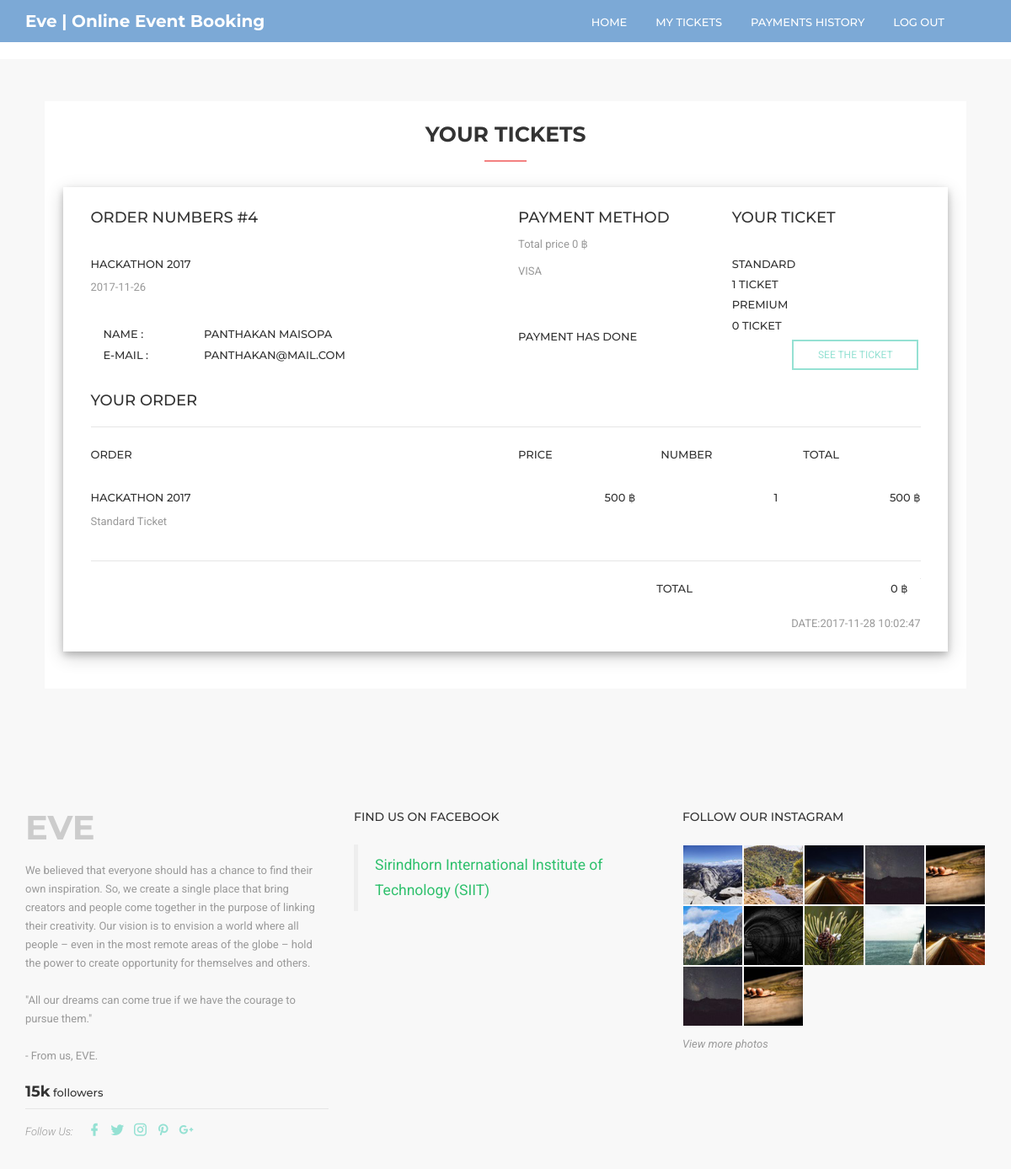
Page /paymenthistory.php?payID=4&&compareMode=off (signed in) on the committed database.
### tables this page shows
CREATE TABLE `ticket` (
  `ticket_ID` int(15) NOT NULL,
  `account_ID` int(15) NOT NULL,
  `payment_ID` int(15) NOT NULL,
  `event_ID` int(15) NOT NULL,
  `ticketType_ID` int(15) NOT NULL,
  `event_dateEnd` date NOT NULL,
  `ticket_status` tinyint(1) NOT NULL DEFAULT '1'
);

CREATE TABLE `paymentLog` (
  `payment_ID` int(15) NOT NULL,
  `event_ID` int(15) NOT NULL,
  `payment_money` int(11) NOT NULL,
  `payment_method` text NOT NULL,
  `payment_timeStamp` datetime NOT NULL DEFAULT CURRENT_TIMESTAMP
);

CREATE TABLE `event` (
  `event_ID` int(15) NOT NULL,
  `event_name` varchar(250) NOT NULL,
  `event_organizerID` int(15) NOT NULL,
  `event_typeID` int(15) NOT NULL DEFAULT '0',
  `event_location` text NOT NULL,
  `event_dateStart` date NOT NULL,
  `event_dateEnd` date NOT NULL,
  `event_timeStart` time NOT NULL,
  `event_timeEnd` time NOT NULL,
  `event_iconPicture` varchar(1000) DEFAULT 'images/poster/noImage.jpg',
  `event_posterPicture` text,
  `event_detail` longtext NOT NULL,
  `event_createTimeStamp` datetime NOT NULL DEFAULT CURRENT_TIMESTAMP,
  `event_approveStatus` tinyint(1) DEFAULT NULL,
  `event_disapproveMessage` varchar(250) NOT NULL
);

CREATE TABLE `account` (
  `account_ID` int(15) NOT NULL,
  `account_type` varchar(250) NOT NULL,
  `account_email` varchar(250) NOT NULL,
  `account_fname` varchar(250) NOT NULL,
  `account_lname` varchar(250) NOT NULL,
  `account_password` varchar(20) NOT NULL,
  `account_age` int(3) NOT NULL,
  `account_gender` varchar(20) NOT NULL DEFAULT 'Others',
  `account_profilePicture` text,
  `account_createTimeStamp` datetime NOT NULL DEFAULT CURRENT_TIMESTAMP
);

CREATE TABLE `ticketType` (
  `ticketType_ID` int(15) NOT NULL,
  `event_ID` int(15) NOT NULL,
  `ticketType_name` varchar(250) NOT NULL DEFAULT 'Standard',
  `ticketType_price` int(11) NOT NULL,
  `ticketType_totalSeats` int(11) NOT NULL,
  `ticketType_approveStatus` tinyint(1) DEFAULT NULL
);

### paymenthistory.php (the view, shortened to what this page needs)
<?php
require_once('helper.php');
require_once('connect.php');
$pay_ID = $_GET['payID'];
?>
<!DOCTYPE html>
<html lang="en">
<head>
    <link rel="stylesheet" type="text/css" href="css/bootstrap.min2.css"/>
    <link rel="stylesheet" type="text/css" href="css/materialdesignicons.min.css"/>
    <link rel="stylesheet" type="text/css" href="css/jquery.mCustomScrollbar.min.css"/>
    <link rel="stylesheet" type="text/css" href="css/prettyPhoto.css"/>
    <link rel="stylesheet" type="text/css" href="css/unslider.css"/>
    <link rel="stylesheet" type="text/css" href="css/template.css"/>
</head>
<body data-target="#nino-navbar" data-spy="scroll">
<header id="nino-header2">
</header>
<section id="nino-brand">
    <div class="verticalCenter fw">
        <div class="container">
            <div class="detail_ticketbox">
                <div class="box">
                    <br>
                    <h4 class="nino-sectionHeading">Your Tickets</h4>
                </div>
                <div class="ticketbox">
                    <?php
                    $q = "SELECT * FROM `ticket`,`paymentLog`,`account`,`event` WHERE ticket.payment_ID=paymentLog.payment_ID AND account.account_ID=" . $_SESSION['current_ID'] . " AND paymentLog.event_ID=event.event_ID AND ticket.account_ID=account.account_ID AND paymentLog.payment_ID=" . $pay_ID . "";
                    $result = $mysqli->query($q);
                    $row = $result->fetch_array();
                    $ename = $row['event_name'];
                    ?>
                    <div class="row">
                        <div class="col-md-6 ">
                            <h4 class="quotet2">Order Numbers #<?php echo $row['payment_ID']; ?></h4><br>
                            <h5 class="date1"><?php echo $row['event_name']; ?></h5>
                            <p class="date1"><?php echo $row['event_dateStart']; ?></p><br>
                            <div class="col-md-3">
                                <h5 class="quotet2">Name : </h5>
                                <h5 class="date1">E-mail : </h5>
                            </div>
                            <div class="col-md-9">
                                <h5 class="date1"><?php echo $row['account_fname'] . " " . $row['account_lname']; ?></h5>
                                <h5 class="date1"><?php echo $row['account_email']; ?></h5>
                            </div>
                        </div>
                        <div class="col-md-3 ">
                            <h4 class="quotet2">Payment method</h4>
                            <p class="quotet2">Total price <?php echo $row['payment_money']; ?> ฿</p>
                            <p class="quotet2"><?php echo $row['payment_method']; ?></p>
                            <br><br>
                            <h5 class="topic6 ">Payment has done</h5>
                        </div>
                        <div class="col-md-3 ">
                            <?php
                            $q2 = "SELECT * FROM `ticket`,`paymentLog`,`account`,`event`,`ticketType` WHERE ticket.payment_ID=paymentLog.payment_ID
                                    AND account.account_ID=" . $_SESSION['current_ID'] . "
                                    AND paymentLog.event_ID=event.event_ID
                                    AND ticket.account_ID=account.account_ID
                                    AND ticketType.ticketType_ID=ticket.ticketType_ID
                                    AND paymentLog.payment_ID='$pay_ID'
                                    ORDER BY ticketType.ticketType_name";
                            $result2 = $mysqli->query($q2);
                            $scount = 0;
                            $pcount = 0;
                            while ($row2 = $result2->fetch_array()) {
                                if ($row2['ticketType_name'] == 'Standard') {
                                    $scount = $scount + 1;
                                } else {
                                    $pcount = $pcount + 1;
                                }
                            }
                            ?>
                            <h4 class="quotet2">Your Ticket</h4><br>
                            <h5 class="date1">Standard</h5>
                            <h5 class="date1"><?php echo $scount; ?> Ticket</h5>
                            <h5 class="date1">Premium</h5>
                            <h5 class="date1"><?php echo $pcount; ?> Ticket</h5>
                            <a href="customer_index.php" class="nino-btnn">See The Ticket</a>
                        </div>
                    </div>
                    <br>
                    <div class="paymentbox">
                        <h4 class="quotet2">Your Order </h4>
                        <hr>
                        <div class="row">
                            <div class="col-md-6">
                                <h5 class="quotet2">Order</h5><br>
                            </div>
                            <div class="col-md-2">
                                <h5 class="quotet2">price</h5><br>
                            </div>
                            <div class="col-md-2">
                                <h5 class="quotet2">Number</h5><br>
                            </div>
                            <div class="col-md-2">
                                <h5 class="quotet2">Total</h5><br>
                            </div>
                        </div>
                    </div>
                    <div class="paymentbox">
                        <?php
                        $q3 = "SELECT * FROM `ticket`,`paymentLog`,`account`,`event`,`ticketType` WHERE ticket.payment_ID=paymentLog.payment_ID
                        AND account.account_ID=" . $_SESSION['current_ID'] . "
                        AND paymentLog.event_ID=event.event_ID
                        AND ticket.account_ID=account.account_ID
                        AND ticketType.ticketType_ID=ticket.ticketType_ID
                        AND paymentLog.payment_ID='$pay_ID'
                        ORDER BY ticketType.ticketType_name";
                        $result3 = $mysqli->query($q3);
                        $scount = 0;
                        $pcount = 0;
                        while ($row3 = $result3->fetch_array()) {
                            if ($row3['ticketType_name'] == 'Standard') {
                                $scount = $scount + 1;
                            } else {
                                $pcount = $pcount + 1;
                            }
                        }
                        ?>
                        <div class="row">
                            <?php
                            if ($scount != 0) {
                                ?>
                                <div class="col-md-6">
                                    <h5 class="topic6"><?php echo $ename; ?></h5>
                                    <p class="quotet2">Standard Ticket</p>
                                </div>
                                <div class="col-md-2 ">
                                    <?php
                                    $q4 = "SELECT * FROM `ticket`,`paymentLog`,`account`,`event`,`ticketType` WHERE ticket.payment_ID=paymentLog.payment_ID AND account.account_ID=" . $_SESSION['current_ID'] . " AND paymentLog.event_ID=event.event_ID AND ticket.account_ID=account.account_ID AND paymentLog.payment_ID=" . $pay_ID . " AND ticketType.ticketType_name='Standard'";
                                    $result4 = $mysqli->query($q4);
                                    $row4 = $result4->fetch_array();
                                    ?>
                                    <h5 class="topic6 pull-right"><?php echo $row4['ticketType_price']; ?> ฿</h5>
                                </div>
                                <div class="col-md-2 ">
                                    <h5 class="topic6 pull-right"><?php echo $scount; ?></h5>
                                </div>
                                <div class="col-md-2 ">
                                    <h5 class="topic6 pull-right"><?php echo $scount * $row4['ticketType_price']; ?>
                                        ฿</h5>
                                </div>
                                <br><br><br>
                            <?php } ?>
                        </div>
                    </div>
                    <hr>
                    <div class="paymentbox">
                        <div class="col-md-8">
                        </div>
                        <div class="col-md-2">
                            <h5 class="quotet2">Total</h5><br>
                        </div>
                        <div class="col-md-2">
                            <h5 class="topic6 pull-right"><?php echo $row['payment_money']; ?> ฿</h5>
                        </div>
                    </div>
                    <br>
                    <p class="quotet2 pull-right">DATE:<?php echo $row['payment_timeStamp']; ?></p>
                    <br>
                </div>
            </div>
            <br><br>
        </div>
    </div>
</section>
<footer id="footer">
    <div class="container">
        <div class="row">
            <div class="col-md-4">
                <div class="colInfo">
                    <div class="footerLogo">
                        <a href="#">EVE</a>
                    </div>
                    <p>
                        We believed that everyone should has a chance to find their own inspiration. So, we create a
                        single place that bring creators and people come together in the purpose of linking their
                        creativity.
                        Our vision is to envision a world where all people – even in the most remote areas of the globe
                        – hold the power to create opportunity for themselves and others.
                        <br><br>"All our dreams can come true if we have the courage to pursue them."
                        <br><br> - From us, EVE.
                    </p>
                    <div class="nino-followUs">
                        <div class="totalFollow"><span>15k</span> followers</div>
                        <div class="socialNetwork">
                            <span class="text">Follow Us: </span>
                            <a href="" class="nino-icon"><i class="mdi mdi-facebook"></i></a>
                            <a href="" class="nino-icon"><i class="mdi mdi-twitter"></i></a>
                            <a href="" class="nino-icon"><i class="mdi mdi-instagram"></i></a>
                            <a href="" class="nino-icon"><i class="mdi mdi-pinterest"></i></a>
                            <a href="" class="nino-icon"><i class="mdi mdi-google-plus"></i></a>
                        </div>
                    </div>
                </div>
            </div>
            <div class="col-md-4 col-sm-6">
                <div class="colInfo">
                    <h3 class="nino-colHeading">Find us on Facebook</h3>
                    <div class="fb-page" data-href="https://www.facebook.com/siittu/" data-tabs="timeline"
                         data-height="400" data-small-header="false" data-adapt-container-width="true"
                         data-hide-cover="false" data-show-facepile="true">
                        <blockquote cite="https://www.facebook.com/siittu/" class="fb-xfbml-parse-ignore"><a
                                    href="https://www.facebook.com/siittu/">Sirindhorn International Institute of
                                Technology (SIIT)</a></blockquote>
                    </div>
                </div>
            </div>
            <div class="col-md-4 col-sm-6">
                <div class="colInfo">
                    <h3 class="nino-colHeading">Follow our instagram</h3>
                    <div class="instagramImages clearfix">
                        <a href="#"><img src="images/instagram/img-1.jpg" alt=""></a>
                        <a href="#"><img src="images/instagram/img-2.jpg" alt=""></a>
                        <a href="#"><img src="images/instagram/img-3.jpg" alt=""></a>
                        <a href="#"><img src="images/instagram/img-4.jpg" alt=""></a>
                        <a href="#"><img src="images/instagram/img-5.jpg" alt=""></a>
                        <a href="#"><img src="images/instagram/img-6.jpg" alt=""></a>
                        <a href="#"><img src="images/instagram/img-7.jpg" alt=""></a>
                        <a href="#"><img src="images/instagram/img-8.jpg" alt=""></a>
                        <a href="#"><img src="images/instagram/img-9.jpg" alt=""></a>
                        <a href="#"><img src="images/instagram/img-3.jpg" alt=""></a>
                        <a href="#"><img src="images/instagram/img-4.jpg" alt=""></a>
                        <a href="#"><img src="images/instagram/img-5.jpg" alt=""></a>
                    </div>
                    <a href="#" class="morePhoto">View more photos</a>
                </div>
            </div>
        </div>
    </div>
</footer>
</body>
</html>

### rows in the picture
ticket: payment_ID.payment_ID "4", event_ID.event_name "HACKATHON 2017", event_ID.event_dateStart "2017-11-26", account_ID.account_fname "PANTHAKAN", account_ID.account_lname "MAISOPA", account_ID.account_email "PANTHAKAN@MAIL.COM", payment_ID.payment_money "0", payment_ID.payment_method "VISA", payment_ID.payment_timeStamp "2017-11-28 10:02:47"
tickettype: ticketType_price "500", $scount*$row4['ticketType_price'] "500"

### other values in the picture
$scount "1"
$pcount "0"
